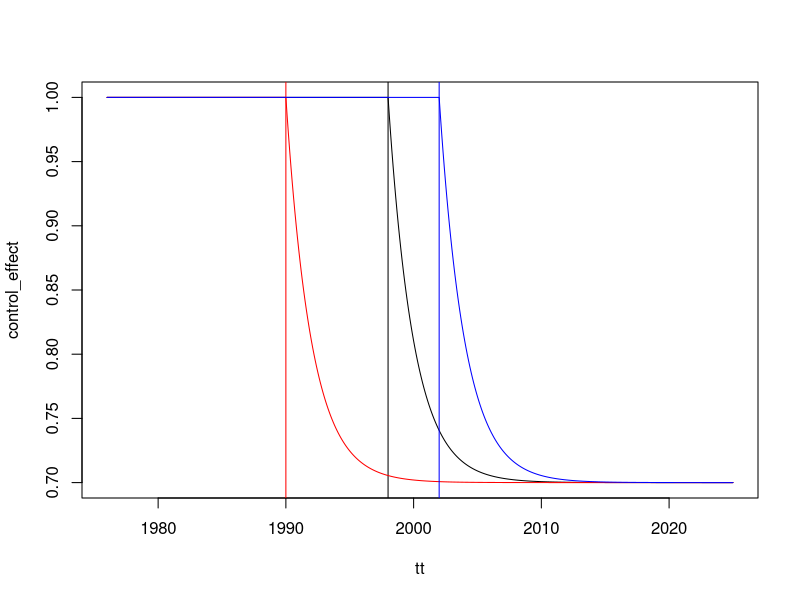
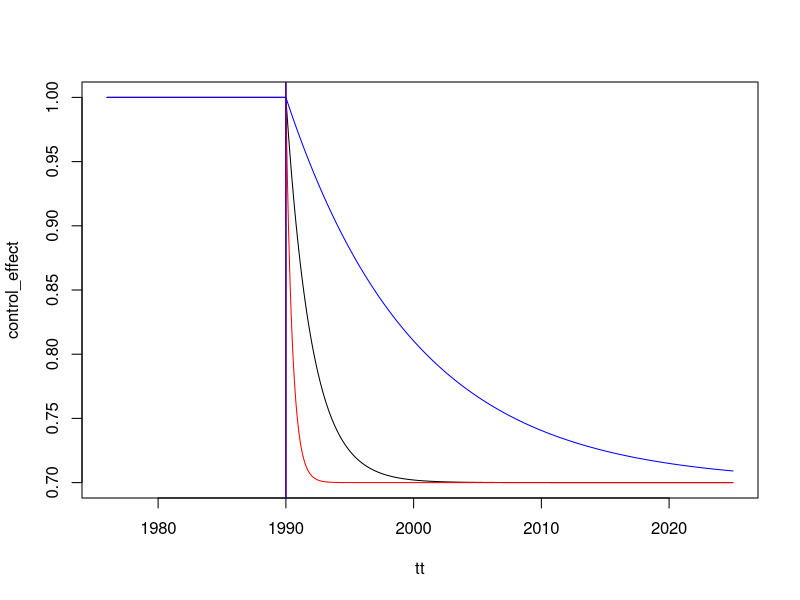
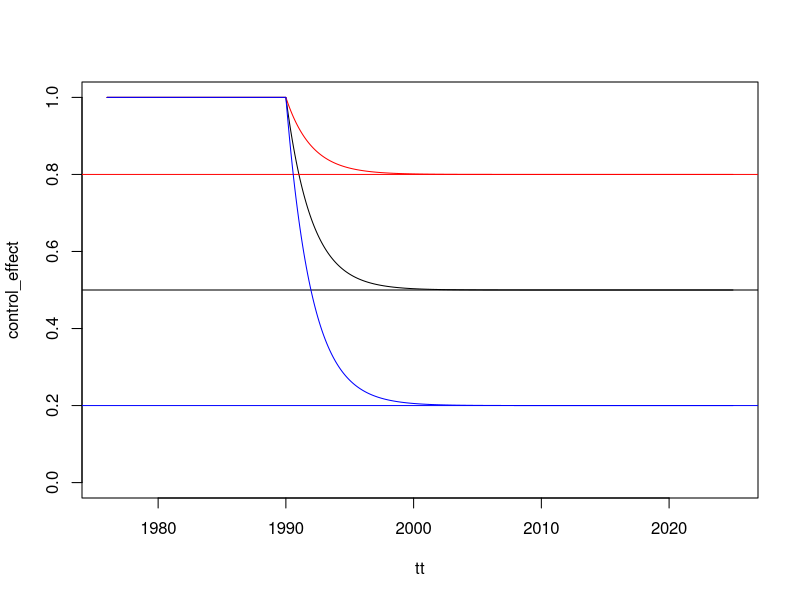

The R script that drew these images, in order:


cMax <-0.7; cRate <- 0.5; cStart <- 1998
tt <- seq(1976, 2025, by = 0.1)
control_effect <- pmin(1, cMax+(1-cMax)*exp(-(tt-cStart)*cRate))
plot(tt, control_effect, type = 'l')
abline(v=cStart)
cMax <-0.7; cRate <- 0.5; cStart <- 1990
control_effect <- pmin(1, cMax+(1-cMax)*exp(-(tt-cStart)*cRate))
abline(v=cStart, col= 'red')
lines(tt, control_effect, col = 'red')
cMax <-0.7; cRate <- 0.5; cStart <- 2002
control_effect <- pmin(1, cMax+(1-cMax)*exp(-(tt-cStart)*cRate))
lines(tt, control_effect, col = 'blue')
abline(v=cStart, col= 'blue')


cMax <-0.7; cRate <- 0.5; cStart <- 1990
tt <- seq(1976, 2025, by = 0.1)
control_effect <- pmin(1, cMax+(1-cMax)*exp(-(tt-cStart)*cRate))
plot(tt, control_effect, type = 'l')
abline(v=cStart)
cMax <-0.7; cRate <- 2; cStart <- 1990
control_effect <- pmin(1, cMax+(1-cMax)*exp(-(tt-cStart)*cRate))
abline(v=cStart, col= 'red')
lines(tt, control_effect, col = 'red')
cMax <-0.7; cRate <- 0.1; cStart <- 1990
control_effect <- pmin(1, cMax+(1-cMax)*exp(-(tt-cStart)*cRate))
lines(tt, control_effect, col = 'blue')
abline(v=cStart, col= 'blue')

cMax <-0.5; cRate <- 0.5; cStart <- 1990
tt <- seq(1976, 2025, by = 0.1)
control_effect <- pmin(1, cMax+(1-cMax)*exp(-(tt-cStart)*cRate))
plot(tt, control_effect, type = 'l', ylim = c(0,1))
abline(h=cMax)
cMax <-0.8; cRate <- 0.5; cStart <- 1990
control_effect <- pmin(1, cMax+(1-cMax)*exp(-(tt-cStart)*cRate))
abline(h=cMax, col= 'red')
lines(tt, control_effect, col = 'red')
cMax <-0.2; cRate <- 0.5; cStart <- 1990
control_effect <- pmin(1, cMax+(1-cMax)*exp(-(tt-cStart)*cRate))
lines(tt, control_effect, col = 'blue')
abline(h=cMax, col= 'blue')